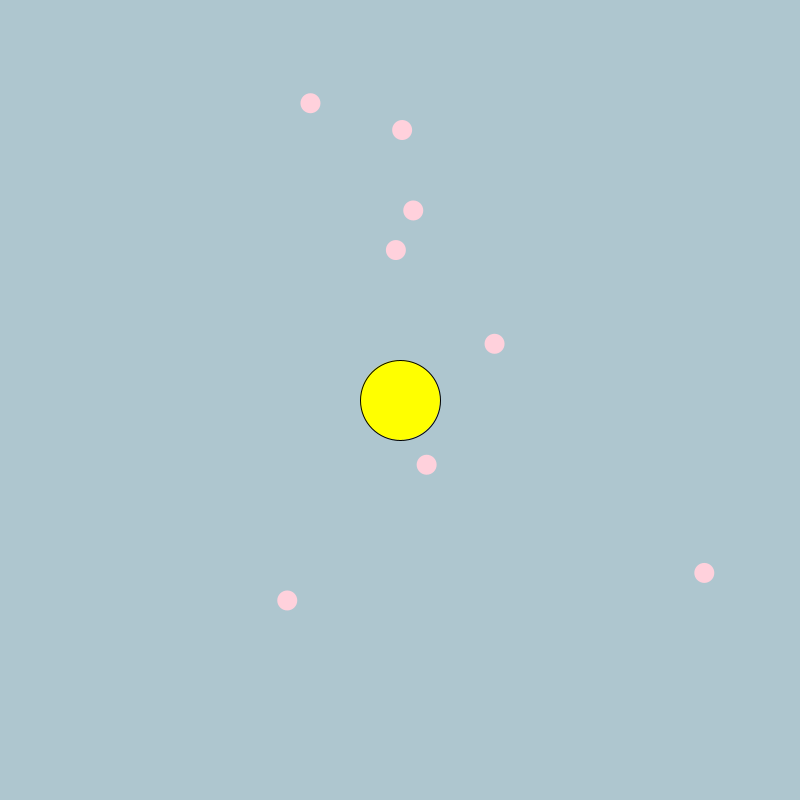
Frame 1 (no input)
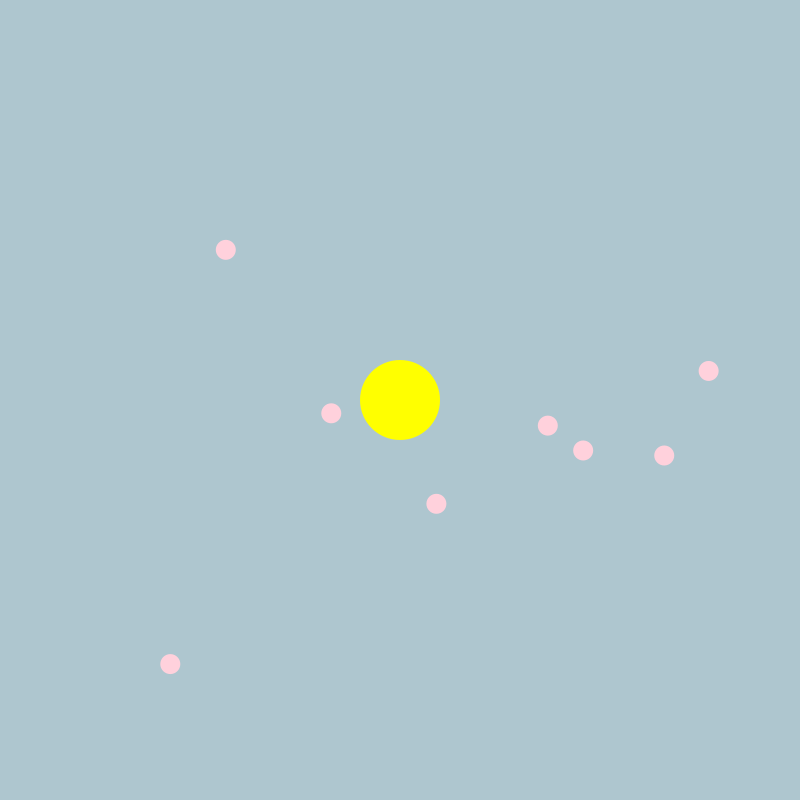
Frame 60 (the mouse pressed at the canvas centre just before this capture)
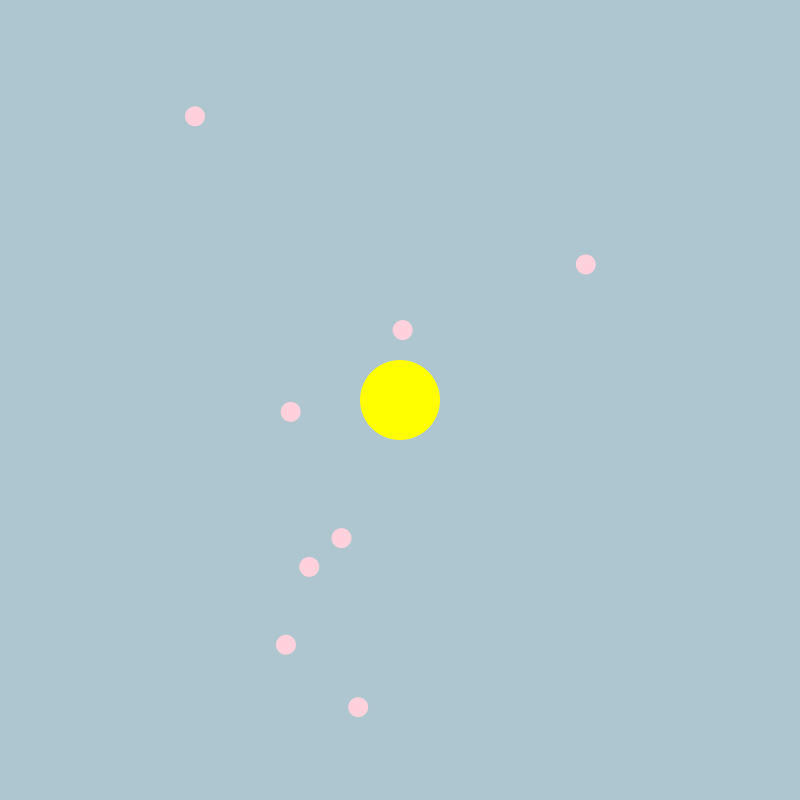
Frame 120 (the mouse held since frame 60 and released just before this capture)

The Processing sketch that drew these frames (run headless with seeded random() and noise(); from frame 60 on, the mouse is pressed at the canvas centre):

// Processing sketch: solar_system
// ── solar_system.pde
Planets [] object = new Planets[8];

void setup() {
  size(800, 800);
  
  object[0] =  new Planets(70, 20, 10);
  object[1] =  new Planets(110, 12, 15);
  object[2] =  new Planets(150, 212, 30);
  object[3] =  new Planets(190, 99, 22);
  object[4] =  new Planets(230, 134, 18);
  object[5] =  new Planets(270, 300, 27);
  object[6] =  new Planets(310, 262, 31);
  object[7] =  new Planets(350, 145, 12);
}

void draw() {
  background(#aec6cf);
  translate(width/2, height/2);
    fill(255, 255, 0);
  ellipse(0, 0, 80, 80);

  for (int d = 0; d < 8; d ++){
  object[d].move();
  object[d].display();
  }
}
// ── planets.pde
class Planets{

  float ang, x, y, w, s;

  Planets(float nw, float nang, float ns){
    w = nw; 
    ang = nang;
    s = ns; 
  }

  void move() {
     ang += .03; 
     x = w*(cos(ang));
     y = w*(sin(ang));
  }

  void display() {
    noStroke();
    fill(#ffd1dc);
    ellipse(x, y, 20, 20);
  }
}
